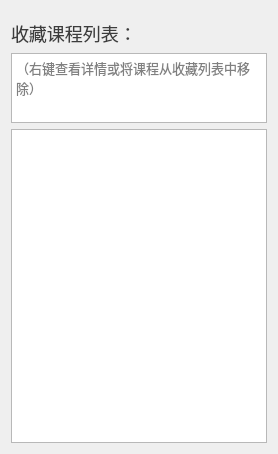
      <widget class="QWidget" name="tab_4">
       <attribute name="title">
        <string>收藏</string>
       </attribute>
       <layout class="QVBoxLayout" name="verticalLayout_5" stretch="0,1,20">
        <property name="topMargin">
         <number>20</number>
        </property>
        <item>
         <widget class="QLabel" name="label_17">
          <property name="styleSheet">
           <string notr="true">color:rgb(60, 60, 60);
    font-size: 18px; /* 设置字体大小 */</string>
          </property>
          <property name="text">
           <string>收藏课程列表：</string>
          </property>
         </widget>
        </item>
        <item>
         <widget class="QTextBrowser" name="textBrowser_6">
          <property name="styleSheet">
           <string notr="true">color:grey;</string>
          </property>
          <property name="html">
           <string>&lt;!DOCTYPE HTML PUBLIC &quot;-//W3C//DTD HTML 4.0//EN&quot; &quot;http://www.w3.org/TR/REC-html40/strict.dtd&quot;&gt;
&lt;html&gt;&lt;head&gt;&lt;meta name=&quot;qrichtext&quot; content=&quot;1&quot; /&gt;&lt;meta charset=&quot;utf-8&quot; /&gt;&lt;style type=&quot;text/css&quot;&gt;
p, li { white-space: pre-wrap; }
hr { height: 1px; border-width: 0; }
li.unchecked::marker { content: &quot;\2610&quot;; }
li.checked::marker { content: &quot;\2612&quot;; }
&lt;/style&gt;&lt;/head&gt;&lt;body style=&quot; font-family:'Microsoft YaHei UI'; font-size:9pt; font-weight:400; font-style:normal;&quot;&gt;
&lt;p style=&quot; margin-top:0px; margin-bottom:0px; margin-left:0px; margin-right:0px; -qt-block-indent:0; text-indent:0px;&quot;&gt;&lt;span style=&quot; font-size:10pt;&quot;&gt;（右键查看详情或将课程从收藏列表中移除）&lt;/span&gt;&lt;/p&gt;&lt;/body&gt;&lt;/html&gt;</string>
          </property>
         </widget>
        </item>
        <item>
         <widget class="QListWidget" name="likelist">
          <property name="contextMenuPolicy">
           <enum>Qt::ContextMenuPolicy::CustomContextMenu</enum>
          </property>
          <property name="styleSheet">
           <string notr="true">color:rgb(70, 70, 70);
font-size:14px;</string>
          </property>
         </widget>
        </item>
       </layout>
      </widget>
